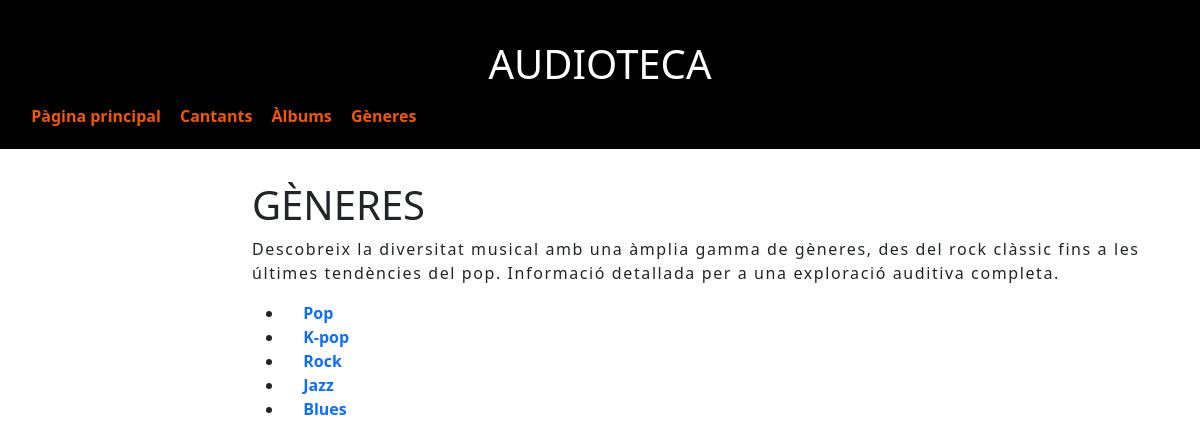
Screenshot of /audioteca/generes/ with the database file from the repository.
### audioteca/models.py (models this page shows, shortened)
class Genere(models.Model):
    nom = models.CharField(max_length=200, help_text="Escriu el gènere de música (Ex: Pop, K-pop, Rock...)")
    def get_absolute_url(self):
        return reverse('genere-detail', args=[str(self.id)])

### audioteca/views.py (the view)
# urls.py: path('generes/', views.GenereListView.as_view(), name='genere'),
class GenereListView(generic.ListView):
    model = Genere

### audioteca/templates/audioteca/genere_list.html
{% extends "base_generic.html" %}
{% block content %}
<div class="margePag">
    <h1>GÈNERES</h1>
    <p>Descobreix la diversitat musical amb una àmplia gamma de gèneres, des del rock clàssic fins a les últimes tendències del pop. Informació detallada per a una exploració auditiva completa.</p>
    {% if genere_list %}
    <ul>
      {% for genere in genere_list %}
      <li>
        <a href="{{ genere.get_absolute_url }}">{{genere.nom}}</a>
      </li>
      {% endfor %}
    </ul>
    {% else %}
      <p>No hi ha gèneres ara mateix registrats</p>
    {% endif %}
</div>
{% endblock %}

### audioteca/static/css/styles.css (style rules this page uses)
a:link, a:visited, a:active, a:hover { font-weight: bold; text-decoration: none; margin-left: 1.2em; }
p { letter-spacing: 0.1em; }
h1 { font-size: 3em; }
.margePag { margin-left: 15em; }

### rows the page displays
Genere: nom "Pop"
Genere: nom "K-pop"
Genere: nom "Rock"
Genere: nom "Jazz"
Genere: nom "Blues"
